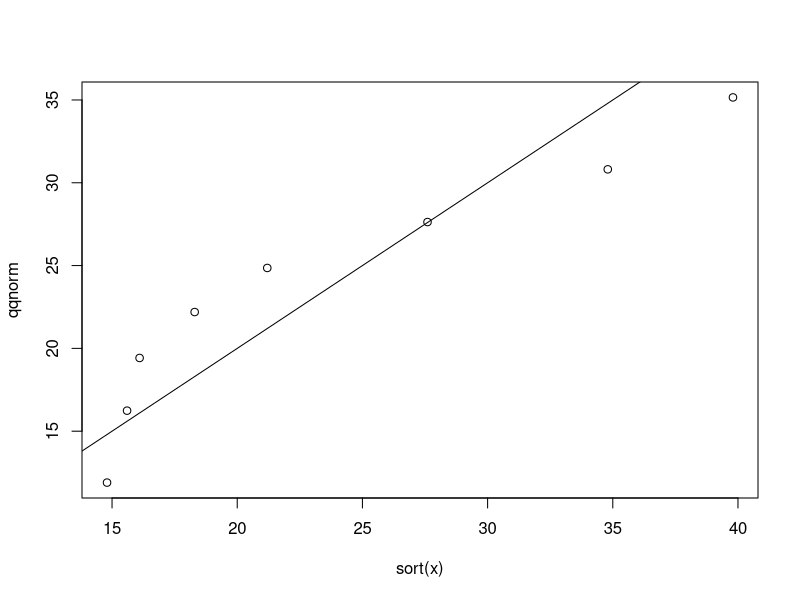

The R script that drew this image:
x = c(16.1, 15.6, 21.2, 18.3, 14.8, 39.8, 34.8, 27.6)

tau_hat = mean(x^3)
n = length(x)

var = (tau_hat^2)/n

se_hat = sqrt(var)
alpha = 0.05
z = qnorm(1-alpha/2)

l = (tau_hat-z*se_hat)^(1/3)
u = (tau_hat+z*se_hat)^(1/3)

# ----------------------------

mean.hat = mean(x)
sigma2.hat = var(x)
qqnorm = qnorm((1:n)/(n+1), mean=mean.hat, sd=sqrt(sigma2.hat))
plot(x=sort(x),y=qqnorm)
abline(a=0,b=1)